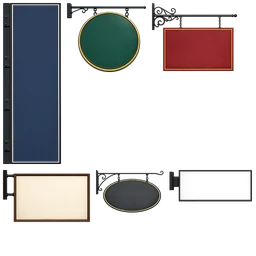
#> input picture 3d-model/art/blades/blades-half.2ef575af0e.webp, 256 x 256 px, given in place of blades-half.2ef575af0e.webp-a.png, which was not available
$ python flicker_diff.py ../../../../3d-model/art/blades/blades-half.2ef575af0e.webp
#> lines starting #> are read from the running program, lines starting #| are printed output that depends on the picture; pictures that were not available may be replaced by others from this repository, and a replacement may not be noted
#!/usr/bin/env python3
"""Flicker diff (Round 144): z-fighting shows as pixels that change between captures a few decimetres apart.

Capture three frames 0.5 m apart with __cap as PNG (a jpeg's own noise swamps the count), e.g.
  await __cap('fl-a.png', x, y, z, yaw, pitch, 8); await __cap('fl-b.png', x + .4, y + .2, z - .4, ...); await __cap('fl-c.png', x + .8, ...)
(await each: since Round 167 __cap yields a task between frames, and two at once would interleave their frames)
then: python3 flicker_diff.py captures/fl [--rows 280:640] [--crop 200,330,760,620]
It prints the pixels changing by more than 60 (summed RGB) between neighbouring frames and writes <prefix>-mask.png
(the changing pixels in red over frame a) and, with --crop, <prefix>-crop.png (a over b, doubled). Limit: the camera's
own motion changes pixels at every silhouette edge, so compare the count before and after a fix at the same poses and
read it with the crop, never alone."""
import argparse
import numpy as np
from PIL import Image

ap = argparse.ArgumentParser()
ap.add_argument('prefix')
ap.add_argument('--rows', default=None, help='y0:y1 band to count, default the whole frame')
ap.add_argument('--crop', default=None, help='x0,y0,x1,y1 for the side-by-side crop')
a = ap.parse_args()
A, B, C = [np.asarray(Image.open(a.prefix + s + '.png').convert('RGB')).astype(int) for s in ('-a', '-b', '-c')]
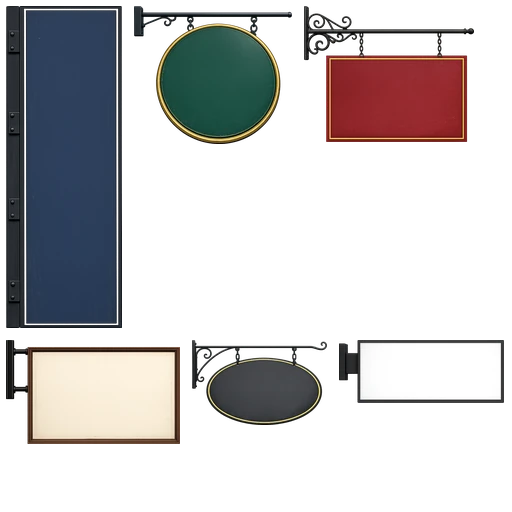
#> input picture 3d-model/art/blades/blades.f2cc400426.webp, 512 x 512 px, given in place of blades-half.2ef575af0e.webp-b.png, which was not available
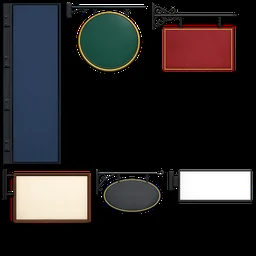
#> A: shape (256, 256, 3) int64; mean R, G, B 40.7, 37.9, 38.9
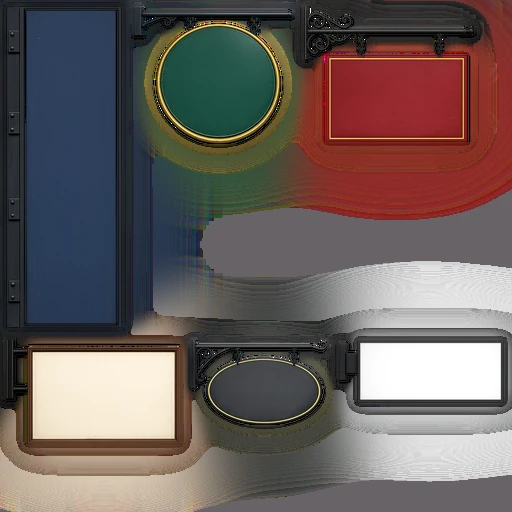
#> B: shape (512, 512, 3) int64; mean R, G, B 106.6, 95.5, 93.2
r = slice(*map(int, a.rows.split(':'))) if a.rows else slice(None)
#> (the run stopped early here; a loop or call above may not have finished)
